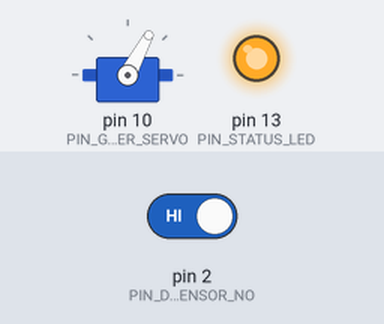
The sketch below on a simulated Arduino Uno, built with avr-gcc and run on an emulated ATmega328P. Parts: servo, output pins drawn as LEDs (lit = HIGH). The test bench sets the inputs (shaded band); at power-on: pin 2 (PIN_DOOR_SENSOR_NO) HIGH. What the sketch prints to the serial monitor is not drawn.

Above: at 1.2 s.
1.3 s: pin 2 (PIN_DOOR_SENSOR_NO) driven LOW
At 2.7 s:
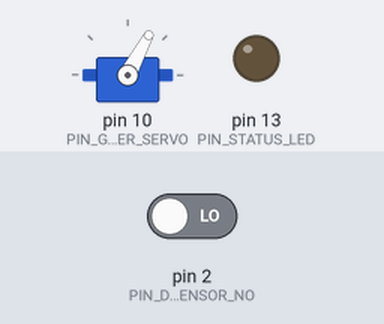
4.3 s: pin 2 (PIN_DOOR_SENSOR_NO) driven HIGH
At 5.0 s:
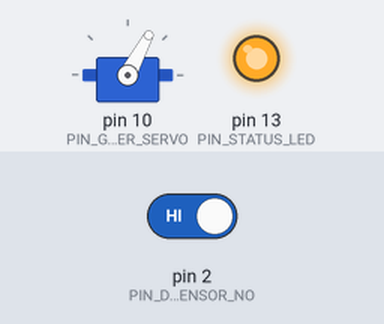
Timing chart, 0 to 7.3 s (numbered marks = the images above; inputs shaded):
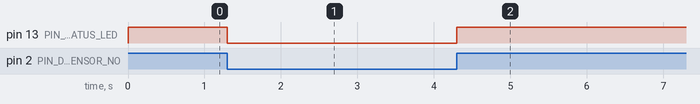

The sketch:

robotics_arduino.ino
```cpp
#include "config.h"
#include "door_sensor.h"
#include "dc_motor.h"
#include "gripper_servo.h"
#include "protocol.h"

void DoorSensor_Update(void);
void temp_SerialCommand_Update(void);
void HandleSensorCommand(const String &cmd);
void StopAll(void);

void setup()
{
  DoorSensor_Init();
  GripperServo_Init();
  Protocol_Init();
}

void loop()
{
  GripperServo_Update();
  DoorSensor_Update();
  Protocol_Update();
}
```

dc_motor.cpp
```cpp
#include "dc_motor.h"
#include "config.h"

static bool isRunning = false;
static unsigned long runUntilMs = 0UL;

static int ClampSignedPwm(int pwm)
{
  if (pwm > DC_MOTOR_PWM_MAX)
  {
    return DC_MOTOR_PWM_MAX;
  }

  if (pwm < -DC_MOTOR_PWM_MAX)
  {
    return -DC_MOTOR_PWM_MAX;
  }

  return pwm;
}

static void SetPwm(int pwm)
{
  int clampedPwm = ClampSignedPwm(pwm);
  int outputPwm = clampedPwm * DC_MOTOR_POLARITY;

  if (outputPwm > 0)
  {
    digitalWrite(PIN_DC_MOTOR_IN1, HIGH);
    digitalWrite(PIN_DC_MOTOR_IN2, LOW);
    analogWrite(PIN_DC_MOTOR_ENA, outputPwm);
  }
  else if (outputPwm < 0)
  {
    digitalWrite(PIN_DC_MOTOR_IN1, LOW);
    digitalWrite(PIN_DC_MOTOR_IN2, HIGH);
    analogWrite(PIN_DC_MOTOR_ENA, -outputPwm);
  }
  else
  {
    DcMotor_Stop();
  }
}

void DcMotor_Init(void)
{
  pinMode(PIN_DC_MOTOR_ENA, OUTPUT);
  pinMode(PIN_DC_MOTOR_IN1, OUTPUT);
  pinMode(PIN_DC_MOTOR_IN2, OUTPUT);

  DcMotor_Stop();
}

void DcMotor_Update(void)
{
  if (!isRunning)
  {
    return;
  }

  if ((long)(millis() - runUntilMs) >= 0)
  {
    DcMotor_Stop();
  }
}

void DcMotor_Run(void)
{
  SetPwm(DC_MOTOR_RUN_PWM);

  runUntilMs = millis() + DC_MOTOR_RUN_TIME_MS;
  isRunning = true;
}

void DcMotor_Stop(void)
{

  analogWrite(PIN_DC_MOTOR_ENA, 0);

  /*
   * Coast stop
   */
  digitalWrite(PIN_DC_MOTOR_IN1, LOW);
  digitalWrite(PIN_DC_MOTOR_IN2, LOW);

  runUntilMs = 0UL;
  isRunning = false;
}

bool DcMotor_IsRunning(void)
{
  return isRunning;
}
```

dc_motor.h
```cpp
#ifndef DC_MOTOR_H
#define DC_MOTOR_H

#include <Arduino.h>

void DcMotor_Init(void); // coast stop
void DcMotor_Update(void);

void DcMotor_Run(void);
void DcMotor_Stop(void);

bool DcMotor_IsRunning(void);

#endif
```

door_sensor.cpp
```cpp
#include "door_sensor.h"
#include "config.h"

static bool isClosed = false;

static bool ReadDoorClosed(void)
{
  return digitalRead(PIN_DOOR_SENSOR_NO) == DOOR_SENSOR_CLOSED_LEVEL;
}

static void UpdateStatusLed(void)
{
  digitalWrite(
    PIN_STATUS_LED,
    isClosed ? DOOR_STATUS_LED_CLOSED_LEVEL : DOOR_STATUS_LED_OPEN_LEVEL
  );
}

void DoorSensor_Init(void)
{
  pinMode(PIN_DOOR_SENSOR_NO, INPUT_PULLUP);
  pinMode(PIN_STATUS_LED, OUTPUT);

  isClosed = ReadDoorClosed();
  UpdateStatusLed();
}

void DoorSensor_Update(void)
{
  isClosed = ReadDoorClosed();
  UpdateStatusLed();
}

bool DoorSensor_IsClosed(void)
{
  return isClosed;
}

bool DoorSensor_IsOpen(void)
{
  return !isClosed;
}
```

door_sensor.h
```cpp
#ifndef DOOR_SENSOR_H
#define DOOR_SENSOR_H

#include <Arduino.h>

void DoorSensor_Init(void);
void DoorSensor_Update(void);

bool DoorSensor_IsClosed(void);
bool DoorSensor_IsOpen(void);

#endif
```

gripper_servo.cpp
```cpp
#include "gripper_servo.h"
#include "config.h"
#include <Servo.h>

static Servo gripperServo;

static int commandAngle = GRIPPER_INIT_ANGLE;
static bool isRunning = false;
static unsigned long runUntilMs = 0UL;

static int ClampAngle(int angle)
{
  if (angle < GRIPPER_ANGLE_MIN)
  {
    return GRIPPER_ANGLE_MIN;
  }

  if (angle > GRIPPER_ANGLE_MAX)
  {
    return GRIPPER_ANGLE_MAX;
  }

  return angle;
}

static void SetAngle(int angle)
{
  int clampedAngle = ClampAngle(angle);

  if (clampedAngle == commandAngle)
  {
    runUntilMs = 0UL;
    isRunning = false;
    return;
  }

  commandAngle = clampedAngle;
  gripperServo.write(commandAngle);

  runUntilMs = millis() + GRIPPER_MOVE_TIME_MS;
  isRunning = true;
}

void GripperServo_Init(void)
{
  gripperServo.attach(PIN_GRIPPER_SERVO);

  commandAngle = ClampAngle(GRIPPER_INIT_ANGLE);
  gripperServo.write(commandAngle);

  runUntilMs = millis() + GRIPPER_MOVE_TIME_MS;
  isRunning = true;
}

void GripperServo_Update(void)
{
  if (!isRunning)
  {
    return;
  }

  if ((long)(millis() - runUntilMs) >= 0)
  {
    runUntilMs = 0UL;
    isRunning = false;
  }
}

void GripperServo_Open(void)
{
  SetAngle(GRIPPER_OPEN_ANGLE);
}

void GripperServo_Close(void)
{
  SetAngle(GRIPPER_CLOSE_ANGLE);
}

void GripperServo_Stop(void)
{
  /*
   * RC servo는 별도의 stop 명령이 명확하지 않으므로
   * 마지막 command angle을 유지하고 running 상태만 해제한다.
   */
  runUntilMs = 0UL;
  isRunning = false;
}

bool GripperServo_IsRunning(void)
{
  return isRunning;
}
```

gripper_servo.h
```cpp
#ifndef GRIPPER_SERVO_H
#define GRIPPER_SERVO_H

#include <Arduino.h>

void GripperServo_Init(void);
void GripperServo_Update(void);

void GripperServo_Open(void);
void GripperServo_Close(void);
void GripperServo_Stop(void);

bool GripperServo_IsRunning(void);

#endif
```

protocol.cpp
```cpp
#include "protocol.h"
#include "config.h"
#include "dc_motor.h"
#include "gripper_servo.h"
#include "door_sensor.h"

static void HandleMotorStatusCommand(void)
{
  if (GripperServo_IsRunning())
  {
    Serial.println(RESP_MOTOR_STATUS_BUSY);
  }
  else
  {
    Serial.println(RESP_MOTOR_STATUS_IDLE);
  }
}

static void HandleDoorStatusCommand(void)
{
  if (DoorSensor_IsOpen())
  {
    Serial.println(RESP_DOOR_STATUS_OPEN);
  }
  else
  {
    Serial.println(RESP_DOOR_STATUS_CLOSED);
  }
}

static void EmergencyStop(void)
{
  GripperServo_Stop();
}

static void ExecuteCommand(const String &cmd)
{
  if (cmd.equalsIgnoreCase(CMD_PING))
  {
    Serial.println(RESP_OK_PING);
    return;
  }

  if (cmd.equalsIgnoreCase(CMD_DC_MOTOR_RUN))
  {
    Serial.println(RESP_OK_DC_MOTOR_RUN);
    return;
  }

  if (cmd.equalsIgnoreCase(CMD_GRIPPER_OPEN))
  {
    GripperServo_Open();
    Serial.println(RESP_OK_GRIPPER_OPEN);
    return;
  }

  if (cmd.equalsIgnoreCase(CMD_GRIPPER_CLOSE))
  {
    GripperServo_Close();
    Serial.println(RESP_OK_GRIPPER_CLOSE);
    return;
  }

  if (cmd.equalsIgnoreCase(CMD_ESTOP))
  {
    EmergencyStop();
    Serial.println(RESP_OK_ESTOP);
    return;
  }

  if (cmd.equalsIgnoreCase(CMD_MOTOR_STATUS))
  {
    HandleMotorStatusCommand();
    return;
  }

  if (cmd.equalsIgnoreCase(CMD_DOOR_STATUS))
  {
    HandleDoorStatusCommand();
    return;
  }

  Serial.println(RESP_ERR_UNKNOWN_CMD);
}

void Protocol_Init(void)
{
  Serial.begin(SERIAL_BAUDRATE);
  Serial.setTimeout(SERIAL_TIMEOUT_MS);

  Serial.println(RESP_READY);
}

void Protocol_Update(void)
{
  if (Serial.available() <= 0)
  {
    return;
  }

  String cmd = Serial.readStringUntil('\n'); // 모든 Serial 명령은 '\n'으로 종료되어야 한다.
  cmd.trim();

  if (cmd.length() == 0)
  {
    return;
  }

  ExecuteCommand(cmd);
}
```

protocol.h
```cpp
#ifndef PROTOCOL_H
#define PROTOCOL_H

#include <Arduino.h>

void Protocol_Init(void);
void Protocol_Update(void);

#endif
```

config.h
```cpp
#ifndef CONFIG_H
#define CONFIG_H

#include <Arduino.h>

/* Pin mapping */
constexpr uint8_t PIN_STATUS_LED     = 13; // 13번 핀은 보통 내장 LED에 연결되어 있음
constexpr uint8_t PIN_DOOR_SENSOR_NO = 2;
constexpr uint8_t PIN_DC_MOTOR_ENA   = 5;
constexpr uint8_t PIN_DC_MOTOR_IN1   = 7;
constexpr uint8_t PIN_DC_MOTOR_IN2   = 8;
constexpr uint8_t PIN_GRIPPER_SERVO = 10;

/* door_sensor.cpp */
constexpr uint8_t DOOR_SENSOR_CLOSED_LEVEL = HIGH; // NO 접점 + 내부 풀업 기준, 자석 감지 시 LOW
constexpr uint8_t DOOR_STATUS_LED_OPEN_LEVEL = LOW;
constexpr uint8_t DOOR_STATUS_LED_CLOSED_LEVEL = HIGH;

/* dc_motor.c */
constexpr int DC_MOTOR_POLARITY = 1; // 튜닝 대상. 1 or -1
constexpr uint8_t DC_MOTOR_PWM_MAX = 255;
constexpr uint8_t DC_MOTOR_RUN_PWM = 200; // 튜닝 대상이지만 수정 필요 없을듯.
constexpr unsigned long DC_MOTOR_RUN_TIME_MS = 700UL; // 튜닝 대상. 대략 1~2초?

/* gripper_servo.cpp */
constexpr int GRIPPER_ANGLE_MIN = 0;
constexpr int GRIPPER_ANGLE_MAX = 180;
constexpr int GRIPPER_OPEN_ANGLE = 62; // 그리퍼 열림 각도 (임시값)
constexpr int GRIPPER_CLOSE_ANGLE = 112; // 그리퍼 닫힘 각도 (임시값)
constexpr int GRIPPER_INIT_ANGLE = GRIPPER_OPEN_ANGLE; // 초기 각도 (열림 상태)
constexpr unsigned long GRIPPER_MOVE_TIME_MS = 1000UL; // 그리퍼가 목표 각도로 이동하는 데 걸리는 시간 (임시값, 실제로는 서보의 속도에 따라 달라질 수 있음)

/* protocol.cpp */
constexpr unsigned long SERIAL_BAUDRATE = 9600UL;
constexpr unsigned long SERIAL_TIMEOUT_MS = 100UL;

constexpr const char CMD_PING[]               = "PING";
constexpr const char CMD_DC_MOTOR_RUN[]       = "D RUN";
constexpr const char CMD_GRIPPER_OPEN[]       = "G OPEN";
constexpr const char CMD_GRIPPER_CLOSE[]      = "G CLOSE";
constexpr const char CMD_ESTOP[]              = "ESTOP";
constexpr const char CMD_MOTOR_STATUS[]       = "MOTOR STATUS";
constexpr const char CMD_DOOR_STATUS[]        = "DOOR STATUS";

constexpr const char RESP_READY[]             = "READY";

constexpr const char RESP_OK_PING[]           = "OK PING";
constexpr const char RESP_OK_DC_MOTOR_RUN[]   = "OK D RUN";
constexpr const char RESP_OK_GRIPPER_OPEN[]   = "OK G OPEN";
constexpr const char RESP_OK_GRIPPER_CLOSE[]  = "OK G CLOSE";
constexpr const char RESP_OK_ESTOP[]          = "OK ESTOP";

constexpr const char RESP_MOTOR_STATUS_BUSY[] = "MOTOR STATUS BUSY";
constexpr const char RESP_MOTOR_STATUS_IDLE[] = "MOTOR STATUS IDLE";
constexpr const char RESP_DOOR_STATUS_OPEN[]  = "DOOR STATUS OPEN";
constexpr const char RESP_DOOR_STATUS_CLOSED[]= "DOOR STATUS CLOSED";

constexpr const char RESP_ERR_UNKNOWN_CMD[]   = "ERR UNKNOWN_CMD";
#endif
```

Measured:
- after the input at 1.3 s, pin 13 (PIN_STATUS_LED): HIGH → LOW at once
- after the input at 4.3 s, pin 13 (PIN_STATUS_LED): LOW → HIGH at once
